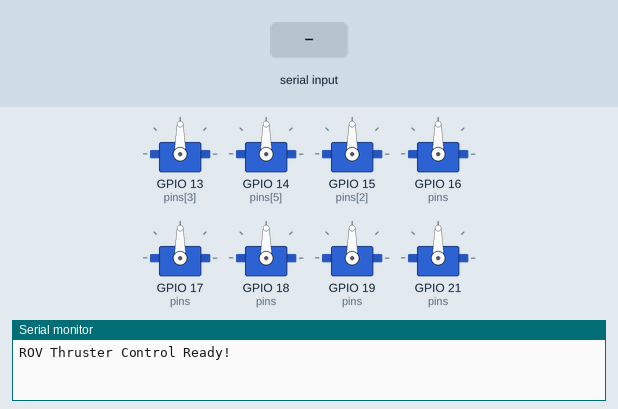
Recording of a sketch running on a simulated ESP32. Shown: 8 × servo, the last lines printed to the serial monitor. The inputs (shaded band) are chosen by the test bench.

Above: at 1.2 s.
1.3 s: "1" received over Serial
2.8 s: "0" received over Serial
4.3 s: "6" received over Serial
5.8 s: "2" received over Serial
At 6.9 s:
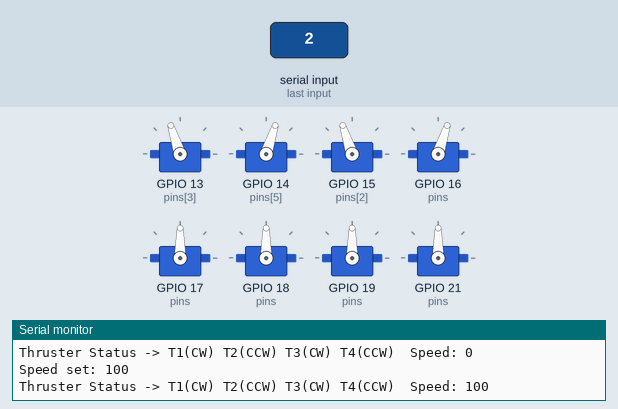
7.3 s: "7" received over Serial
At 8.0 s:
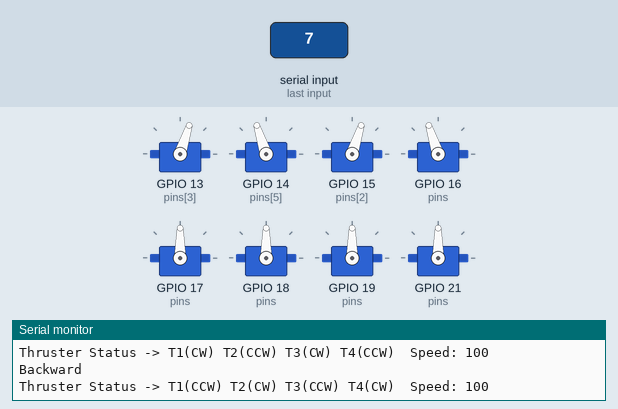
8.8 s: "8" received over Serial
At 9.1 s:
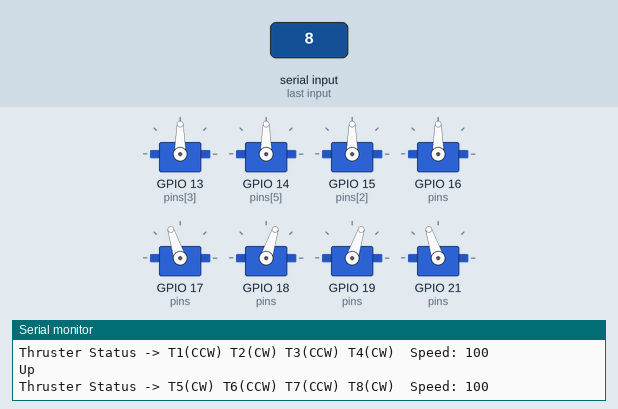
Timing chart, 0 to 11.3 s (numbered marks = the images above; inputs shaded):
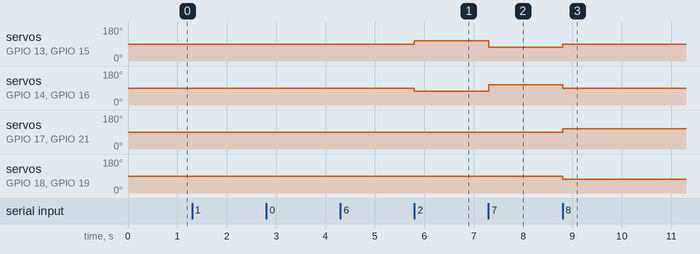

The sketch:

allthruster.ino
```cpp
#include <ESP32Servo.h>

// Thruster pins (safe PWM pins)
#define T1 13
#define T2 14
#define T3 15
#define T4 16
#define T5 17
#define T6 18
#define T7 19
#define T8 21

Servo thruster[8];
int neutral = 1500;
int pulseOffset = 0;

bool state[8];   // true = CW, false = Anti-CW
bool active[8];  // true = thruster running

void setup() {
  Serial.begin(115200);
  Serial.println("ROV Thruster Control Ready!");

  // Allocate 4 timers for 8 thrusters
  ESP32PWM::allocateTimer(0);
  ESP32PWM::allocateTimer(1);
  ESP32PWM::allocateTimer(2);
  ESP32PWM::allocateTimer(3);

  int pins[8] = {T1,T2,T3,T4,T5,T6,T7,T8};
  for(int i=0;i<8;i++){
    thruster[i].setPeriodHertz(50); // standard ESC 50Hz
    thruster[i].attach(pins[i], 1000, 2000); // min 1000, max 2000 us
    thruster[i].writeMicroseconds(neutral);
    active[i] = false;
  }
}

void updateThrusters(){
  for(int i=0;i<8;i++){
    if(active[i]){
      thruster[i].writeMicroseconds(state[i] ? neutral + pulseOffset : neutral - pulseOffset);
    }else{
      thruster[i].writeMicroseconds(neutral);
    }
  }
  printThrusterStatus();
}

void setMovement(bool a[8], bool d[8]){
  for(int i=0;i<8;i++){
    active[i] = a[i];
    state[i] = d[i];
  }
  updateThrusters();
}

void allStop(){
  for(int i=0;i<8;i++) active[i]=false;
  updateThrusters();
  Serial.println("All thrusters stopped.");
}

void printThrusterStatus(){
  Serial.print("Thruster Status -> ");
  for(int i=0;i<8;i++){
    if(active[i]){
      Serial.print("T"); Serial.print(i+1);
      Serial.print(state[i] ? "(CW) " : "(CCW) ");
    }
  }
  Serial.print(" Speed: "); Serial.println(pulseOffset);
}

void loop(){
  if(Serial.available()){
    char key = Serial.read();
    if(key >= 'A' && key <= 'Z') key += 32;

    // Speed control
    if(key>='1' && key<='5'){
      switch(key){
        case '1': pulseOffset=0; break;
        case '2': pulseOffset=100; break;
        case '3': pulseOffset=200; break;
        case '4': pulseOffset=300; break;
        case '5': pulseOffset=400; break;
      }
      Serial.print("Speed set: "); Serial.println(pulseOffset);
      updateThrusters();
    }
    else if(key=='0'){ allStop(); }

    else{
      bool a[8]={false,false,false,false,false,false,false,false};
      bool d[8]={false,false,false,false,false,false,false,false};

      switch(key){
        case '6': // Forward
          a[0]=a[1]=a[2]=a[3]=true;
          d[0]=true; d[1]=false; d[2]=true; d[3]=false;
          Serial.println("Forward"); break;
        case '7': // Backward
          a[0]=a[1]=a[2]=a[3]=true;
          d[0]=false; d[1]=true; d[2]=false; d[3]=true;
          Serial.println("Backward"); break;
        case '8': // Up
          a[4]=a[5]=a[6]=a[7]=true;
          d[4]=true; d[5]=false; d[6]=false; d[7]=true;
          Serial.println("Up"); break;
        case '9': // Down
          a[4]=a[5]=a[6]=a[7]=true;
          d[4]=false; d[5]=true; d[6]=true; d[7]=false;
          Serial.println("Down"); break;
        case 'q': // Pitch Up
          a[4]=a[5]=a[6]=a[7]=true;
          d[4]=true; d[5]=false; d[6]=true; d[7]=false;
          Serial.println("Pitch Up"); break;
        case 'w': // Pitch Down
          a[4]=a[5]=a[6]=a[7]=true;
          d[4]=false; d[5]=true; d[6]=false; d[7]=true;
          Serial.println("Pitch Down"); break;
        case 'e': // Yaw Right
          a[0]=a[1]=a[2]=a[3]=true;
          for(int i=0;i<4;i++) d[i]=true;
          Serial.println("Yaw Right"); break;
        case 'r': // Yaw Left
          a[0]=a[1]=a[2]=a[3]=true;
          for(int i=0;i<4;i++) d[i]=false;
          Serial.println("Yaw Left"); break;
        case 'z': allStop(); break;
      }
      setMovement(a,d);
    }
  }
}
```

Measured:
- after the input at 5.8 s, servo on GPIO 13 (pins[3]), servo on GPIO 15 (pins[2]): 90° → 108° at once; servo on GPIO 14 (pins[5]), servo on GPIO 16 (pins): 90° → 72° at once
- after the input at 7.3 s, servo on GPIO 13 (pins[3]), servo on GPIO 15 (pins[2]): 108° → 72° at once; servo on GPIO 14 (pins[5]), servo on GPIO 16 (pins): 72° → 108° at once
- after the input at 8.8 s, servo on GPIO 13 (pins[3]), servo on GPIO 15 (pins[2]): 72° → 90° at once; servo on GPIO 14 (pins[5]), servo on GPIO 16 (pins): 108° → 90° at once; servo on GPIO 17 (pins), servo on GPIO 21 (pins): 90° → 108° at once; servo on GPIO 18 (pins), servo on GPIO 19 (pins): 90° → 72° at once
